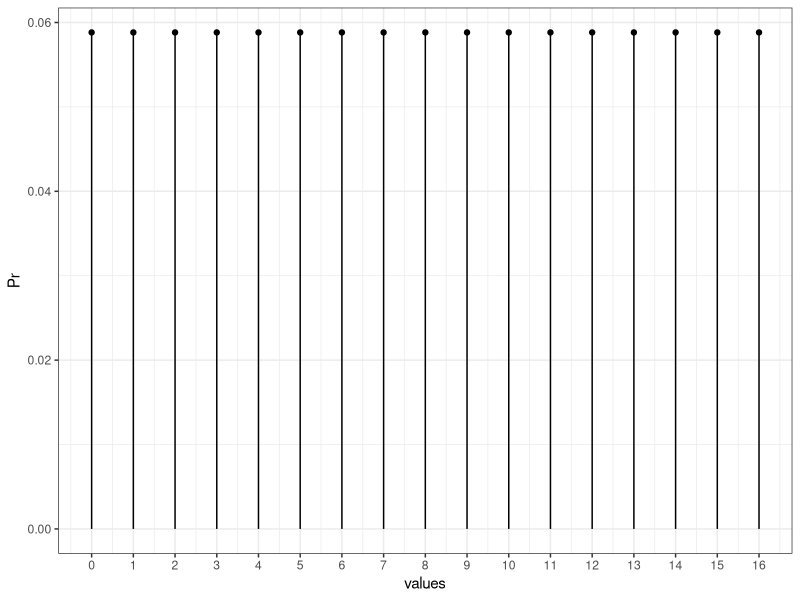
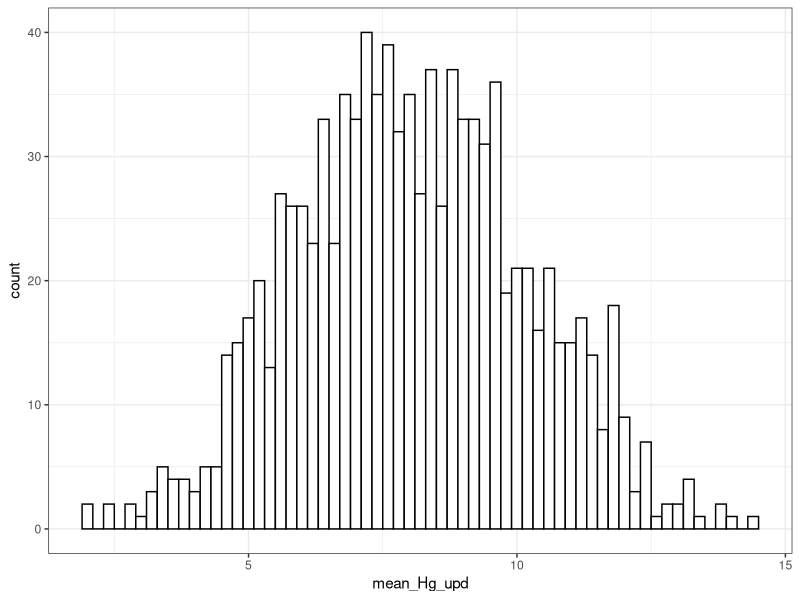

Source code (R) for these figures, in order:
## ---- chunk 1
knitr::opts_chunk$set(echo = FALSE, message = FALSE, warning = FALSE, error = FALSE, fig.width=14, fig.height=10)

library(ggplot2)
library(dplyr)
library(tidyr)
library(tibble)

## ---- chunk 2

values <- 0:16 # Значения, которые может принимать прирост (случайная величина)
max_val <- max(values) # Максимальное значение случайной величины
Pr <- 1/length(values)  # Распределение в генеральной совокупности

df <- data.frame(values, Pr)

ggplot(df, aes(x=values, y=Pr)) +
  geom_point() + 
  geom_segment( aes(x=values, xend=values, y=0, yend=Pr)) +
  scale_x_continuous(breaks = values) +
  theme_bw()

## ---- chunk 3

true_mean <- sum(values*Pr) # Истинное среднее (математическое ожидание)

print(true_mean)

variance <- sum((values-true_mean)^2*Pr) # Дисперсия

print(variance)

standard_deviation <- sqrt(variance)

print(standard_deviation)

## ---- chunk 4

n_patients <- 5 # Количество добровольцев 

my_group_Hg_upd <- round(runif(n_patients, 0, max_val), 0) # Результаты добровольцев

print(my_group_Hg_upd)

sample_mean <- mean(my_group_Hg_upd)

print(sample_mean)

## ---- chunk 5

n_patients <- 5 # Количество добровольцев 

n_repeats <- 1000 # Количество повторений эксперимента

df_all_repeats <- data.frame(
  n_exp = rep(1:n_repeats, each = n_patients),
  ID =  rep(1:n_patients, n_repeats),
  Hg_upd = round(runif(n_repeats*n_patients, 0, max_val), 0)
)

## ---- chunk 6

df_sample_mean <- df_all_repeats %>% 
  group_by(n_exp) %>% 
  dplyr::summarise(mean_Hg_upd = mean(Hg_upd)) %>% 
  ungroup()

ggplot(df_sample_mean, aes(x = mean_Hg_upd)) +
  geom_histogram(color = 'black', fill = 'white', binwidth = 0.2) +
  theme_bw()

## ---- chunk 7

error <- sqrt( mean((df_sample_mean$mean_Hg_upd-true_mean)^2) )
print(error)

